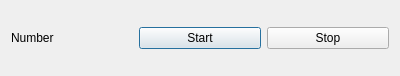
<?xml version="1.0" encoding="UTF-8"?>
<ui version="4.0">
 <class>Dialog</class>
 <widget class="QDialog" name="Dialog">
  <property name="geometry">
   <rect>
    <x>0</x>
    <y>0</y>
    <width>400</width>
    <height>76</height>
   </rect>
  </property>
  <property name="windowTitle">
   <string>Dialog</string>
  </property>
  <layout class="QHBoxLayout" name="horizontalLayout">
   <item>
    <widget class="QLabel" name="label">
     <property name="text">
      <string>Number</string>
     </property>
    </widget>
   </item>
   <item>
    <widget class="QPushButton" name="pushButton">
     <property name="text">
      <string>Start</string>
     </property>
    </widget>
   </item>
   <item>
    <widget class="QPushButton" name="pushButton_2">
     <property name="text">
      <string>Stop</string>
     </property>
    </widget>
   </item>
  </layout>
 </widget>
 <layoutdefault spacing="6" margin="11"/>
 <resources/>
 <connections/>
</ui>
